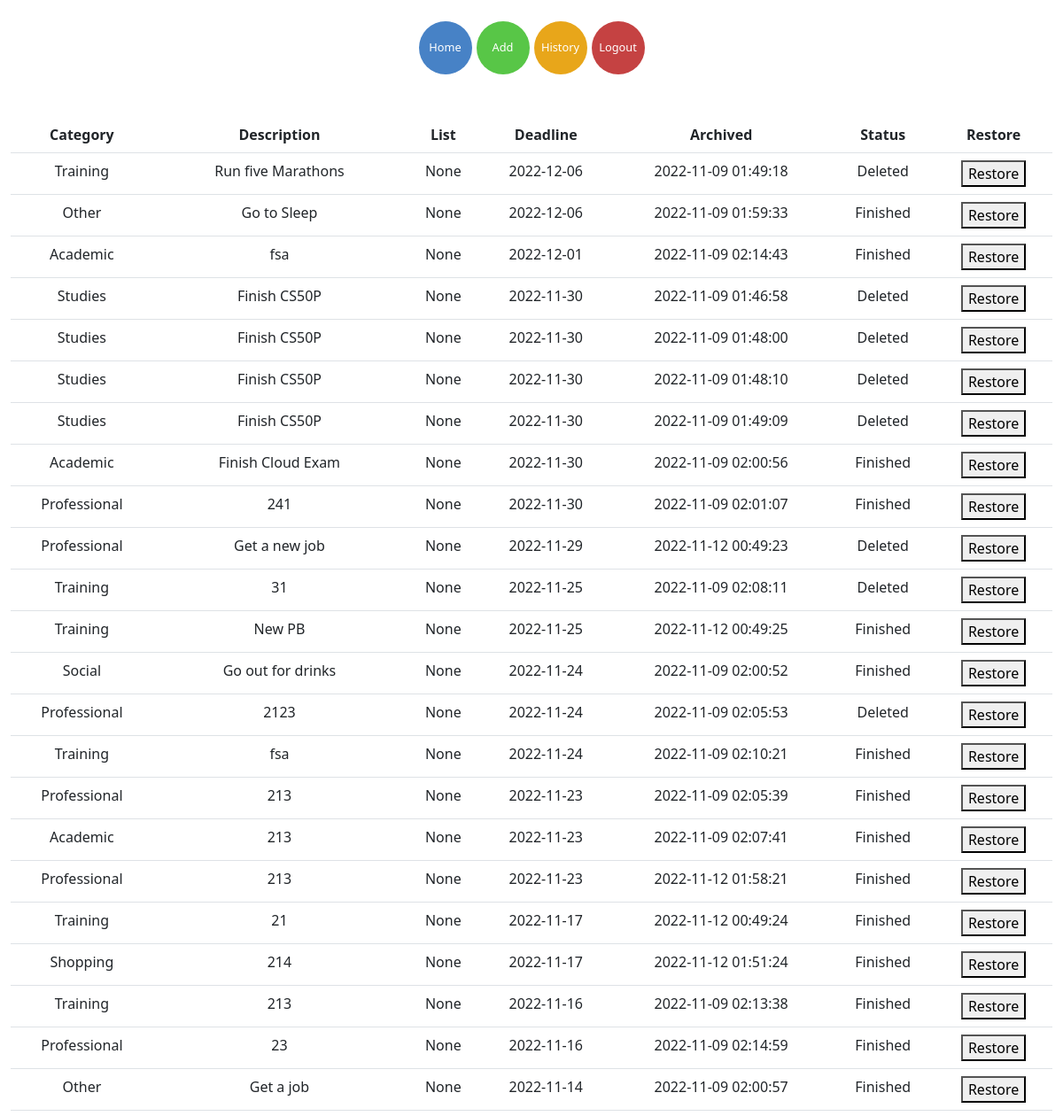
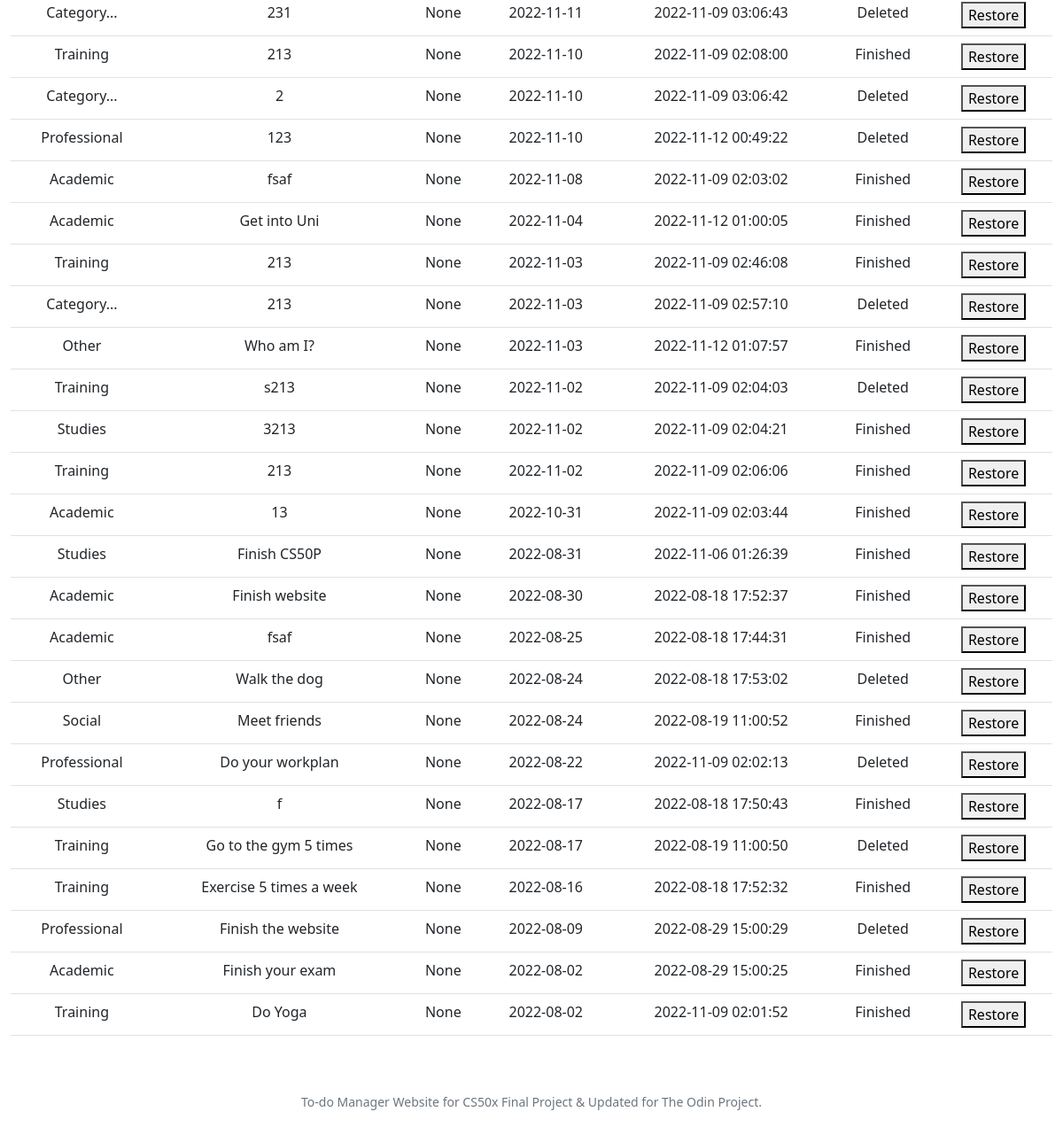
Page /history (signed in) on the earlier database version (2 pictures, top to bottom).
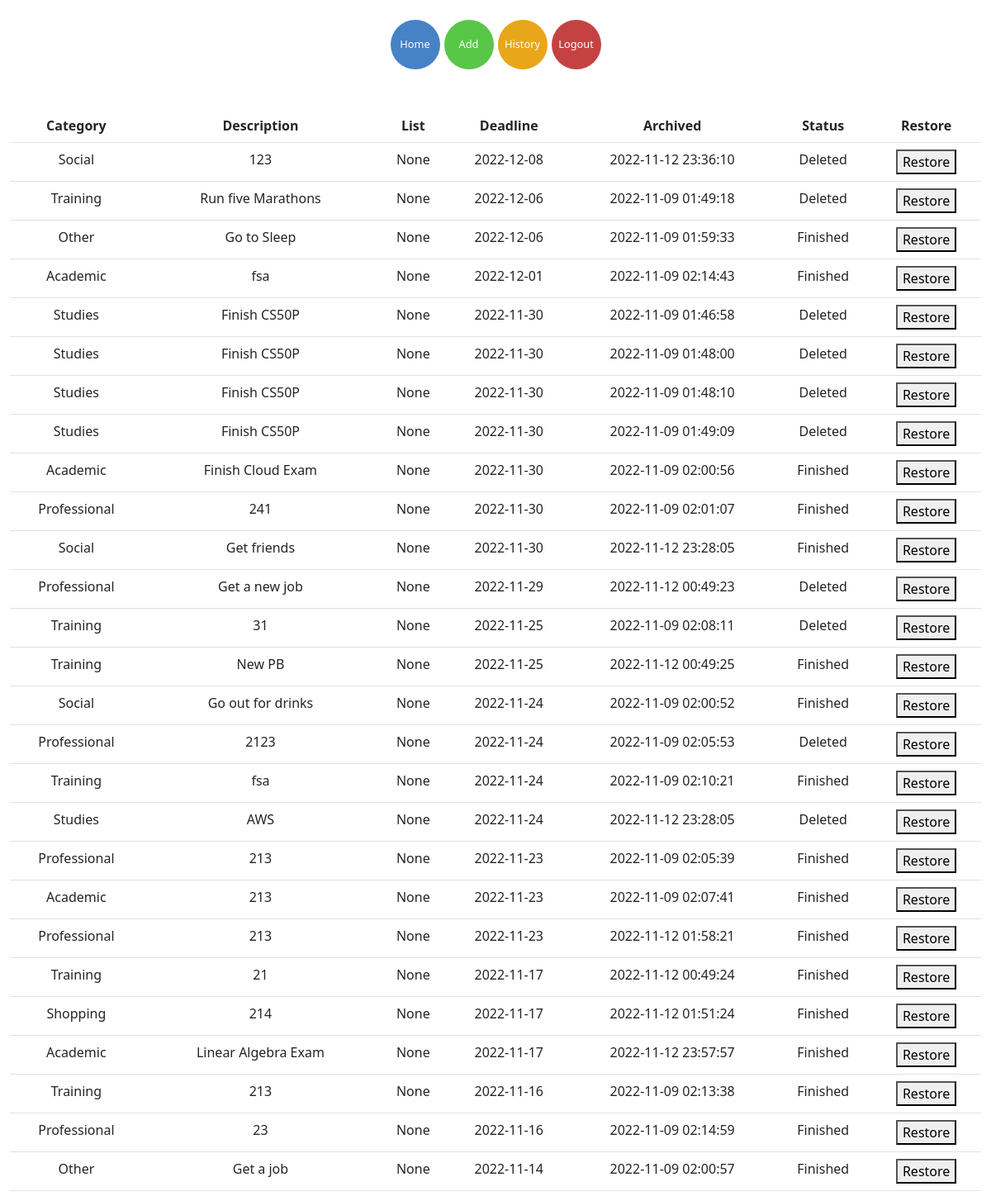
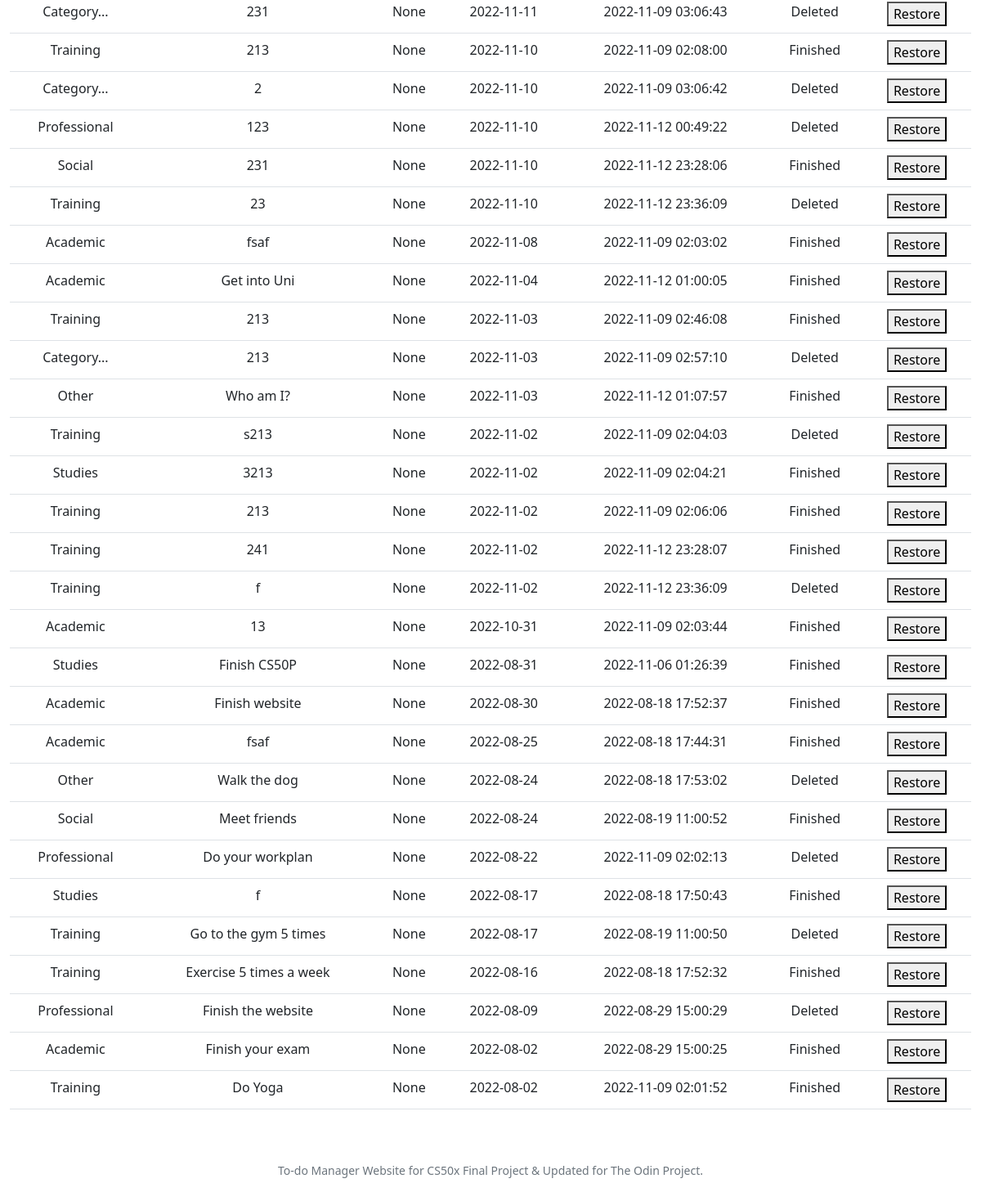
Same page on the later database version (2 pictures, top to bottom).
### tables this page shows
CREATE TABLE history (id INTEGER, categories TEXT, description TEXT, date TEXT, dateefin text, how TEXT, list TEXT, FOREIGN KEY (id) REFERENCES users (id));

### app.py (the view)
@app.route("/history", methods=["GET"])
@login_required
def history():
    userid = session["user_id"]
    data = cursor.execute(
        "SELECT * FROM history WHERE id = ? ORDER BY date DESC", [userid]
    )
    data = cursor.fetchall()
    return render_template("history.html", data=data)

### app.py (called while the page is built)
@app.after_request
def after_request(response):
    response.headers["Cache-Control"] = "no-cache, no-store, must-revalidate"
    response.headers["Expires"] = 0
    response.headers["Pragma"] = "no-cache"
    return response

### helpers.py (called while the page is built)
def login_required(f):
    @wraps(f)
    def decorated_function(*args, **kwargs):
        if session.get("user_id") is None:
            return redirect("/login")
        return f(*args, **kwargs)
    return decorated_function

### templates/history.html (shortened to what this page needs)
{% extends "layout.html" %}
{% block main %}
<table class = "table">
        <tr>
            <th>Category</th>
            <th>Description</th>
            <th>List</th>
            <th>Deadline</th>
            <th>Archived</th>
            <th>Status</th>
            <th>Restore</th>
        </tr>
        <tbody>
            {% for key in data %}
            <tr>
                <td>
                    {{ key.categories }}
                </td>
                <td>
                    {{ key.description }}
                </td>
                <td>
                    {{ key.list }}
                </td>
                <td>
                    {{ key.date }}
                </td>
                <td>
                    {{ key.dateefin }}
                </td>
                <td>
                    {{ key.how }}
                </td>
                <td >
                    <button id="restore" value="{{key.description}}">Restore</button>
                </td>
            </tr>
            {% endfor %}
        </tbody>
</table>
<body>
</body>
{% endblock %}

### templates/layout.html (shortened to what this page needs)
<!DOCTYPE html>
<html lang="en">
    <head>
        <link href="https://cdn.jsdelivr.net/npm/bootstrap@5.2.0/dist/css/bootstrap.min.css" rel="stylesheet">
        <link href="/static/styles.css" rel="stylesheet">
    </head>
    <body>
        <nav>
                    {% if session["user_id"] %}
                    <button id="home" onclick = "homeButtonNav()">Home</button>
                     <button id="add" onclick="showForm()">Add</button>
                     <button id="history" onclick = "historyButtonNav()">History</button>
                     <button id="logout" onclick = "logoutButtonNav()">Logout</button>
                {% else %}
                <button id="login" onclick = "loginButtonNav()">Login</button>
                <button id="register" onclick = "registerButtonNav()">Register</button>
                {% endif %}
        </nav>
        <main class="container-fluid py-5 text-center">
            {% block main %}{% endblock %}
        </main>
        <footer class="mb-5 small text-center text-muted">
            To-do Manager Website for CS50x Final Project & Updated for The Odin Project.
        </footer>
    </body>
</html>

### static/styles.css (style rules this page uses)
body { background-color: white; }
nav { margin-top: 2%; display: flex; justify-content: center; gap: 5px; }
nav button { width: 60px; height: 60px; border-radius: 100%; color: white; background-color: rgb(232, 166, 26); border: none; transition: 0.5s; font-size: 0.8rem; }
#add { background-color: rgb(88, 198, 71); }
#home { background-color: rgb(71, 130, 198); }
#logout { background-color: rgb(197, 66, 66); }

Differences in the rows shown:
added history: categories "Social", description "123", list "None", date "2022-12-08", dateefin "2022-11-12 23:36:10", how "Deleted"
added history: categories "Social", description "Get friends", list "None", date "2022-11-30", dateefin "2022-11-12 23:28:05", how "Finished"
added history: categories "Studies", description "AWS", list "None", date "2022-11-24", dateefin "2022-11-12 23:28:05", how "Deleted"
added history: categories "Academic", description "Linear Algebra Exam", list "None", date "2022-11-17", dateefin "2022-11-12 23:57:57", how "Finished"
added history: categories "Social", description "231", list "None", date "2022-11-10", dateefin "2022-11-12 23:28:06", how "Finished"
added history: categories "Training", description "23", list "None", date "2022-11-10", dateefin "2022-11-12 23:36:09", how "Deleted"
added history: categories "Training", description "241", list "None", date "2022-11-02", dateefin "2022-11-12 23:28:07", how "Finished"
added history: categories "Training", description "f", list "None", date "2022-11-02", dateefin "2022-11-12 23:36:09", how "Deleted"
